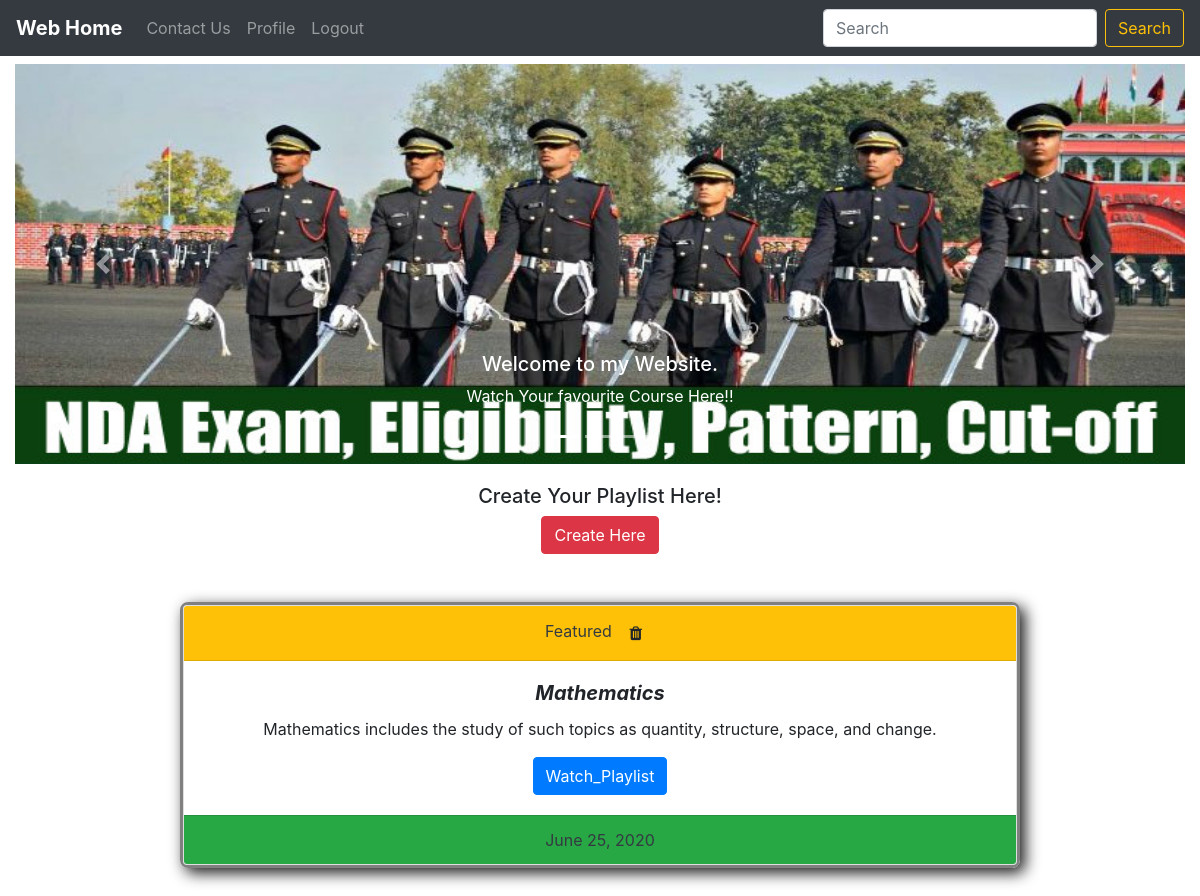
The app's page / (signed in) with its own data.
### app/models.py (models this page shows, shortened)
class Playlist(models.Model):
    title = models.CharField(max_length=400,blank=False)
    desp = models.TextField(blank=False)
    pubdate = models.DateField(auto_now_add=True)

### app/views.py (the view)
# urls.py: path('', views.index, name='index'),
def index(request):
    v_play= Playlist.objects.order_by('-pubdate')
    return render(request, 'index.html', {'v_play':v_play})

### templates/index.html (shortened to what this page needs)
{% extends "base.html" %}
{% load static %}
{% block content %}
<div class="container-fluid my-2 ">
    <div id="carouselExampleCaptions" class="carousel slide" data-ride="carousel">
  <ol class="carousel-indicators">
    <li data-target="#carouselExampleCaptions" data-slide-to="0" class="active"></li>
    <li data-target="#carouselExampleCaptions" data-slide-to="1"></li>
    <li data-target="#carouselExampleCaptions" data-slide-to="2"></li>
  </ol>
  <div class="carousel-inner">
    <div class="carousel-item active">
      <img src="{% static 'images/pic5.jpg' %} " width= "1000px", height="400px" class="d-block w-100" alt="...">
      <div class="carousel-caption d-none d-md-block">
        <h5>Welcome to my Website.</h5>
        <p>Watch Your favourite Course Here!! </p>
      </div>
    </div>
  </div>
  <a class="carousel-control-prev" href="#carouselExampleCaptions" role="button" data-slide="prev">
    <span class="carousel-control-prev-icon" aria-hidden="true"></span>
  </a>
  <a class="carousel-control-next" href="#carouselExampleCaptions" role="button" data-slide="next">
    <span class="carousel-control-next-icon" aria-hidden="true"></span>
  </a>
</div>
</div>
 {% if request.user.is_superuser %}
<div class="conta">
  <h5>Create Your Playlist Here!</h5>
  <div class="bt">
  <a href="{% url 'playlist' %}">
    <button  class="btn btn-danger">Create Here </button>
  </a>
  </div>
</div>
{% endif %}
{%if request.user.is_staff%}
{% for item in v_play %}
<div class="container1 my-5" >
<div class="card text-center">
  <div class="card-header text-dark bg-warning">
    Featured {% if user.is_superuser %}
          <a href="{% url 'remove_playlist' item.id %}" ><button class="btn"><i class="fa fa-trash"></i></button></a>
          {% endif %}
  </div>
  <div class="card-body">
    <h5 class="card-title"><i><b> {{ item.title }}</b> </i> </h5>
    <p class="card-text">{{ item.desp }}</p>
    <a href="{%url 'see_playlist'%}" class="btn btn-primary">Watch_Playlist</a>
  </div>
  <div class="card-footer text-dark bg-success">
    {{ item.pubdate }}
  </div>
</div>
</div>
{% endfor %}
{% endif %}
{% endblock %}

### templates/base.html (shortened to what this page needs)
{% load static%}
<html lang="en">
  <head>
    <link rel="stylesheet" href="https://stackpath.bootstrapcdn.com/bootstrap/4.4.1/css/bootstrap.min.css">
   <link rel="stylesheet" href="https://cdnjs.cloudflare.com/ajax/libs/font-awesome/4.7.0/css/font-awesome.min.css">
  </head>
  <body>
{% if user.is_authenticated %}
    <nav class="navbar navbar-expand-lg navbar-dark bg-dark">
  <a class="navbar-brand" href="/"><b>Web Home</b></a>
  <div class="collapse navbar-collapse" id="navbarSupportedContent">
    <ul class="navbar-nav mr-auto">
      <li class="nav-item">
        <a class="nav-link" href="{% url 'contact' %}" >
          Contact Us
        </a>
    </li>
      <li class="nav-item">
        <a class="nav-link" href="{% url 'profile' %}" tabindex="-1" >Profile</a>
      </li>
      <li class="nav-item">
        <a class="nav-link" href="{% url 'logout' %}" tabindex="-1" >Logout</a>
      </li>
    </ul>
    <form class="form-inline my-2 my-lg-0">
      <input class="form-control mr-sm-2" type="search" placeholder="Search" aria-label="Search">
      <button class="btn btn-outline-warning my-2 my-sm-0" type="submit">Search</button>
    </form>
  </div>
 </nav>
{% endif %}
    {% block content %}
    {% endblock %}
  </body>
</html>

### templates/index.html (style rules this page uses)
.conta { margin-top: 20px; text-align:center; }
.container1 { display:block; margin:auto; width:70%; border : 3px solid grey; border-radius:8px; box-shadow: 5px 5px 15px rgba(0,0,0,0.9); }

### records on screen
Playlist: title "Mathematics", desp "Mathematics includes the study of such topics as quantity, structure, space, and change.", pubdate "June 25, 2020"
